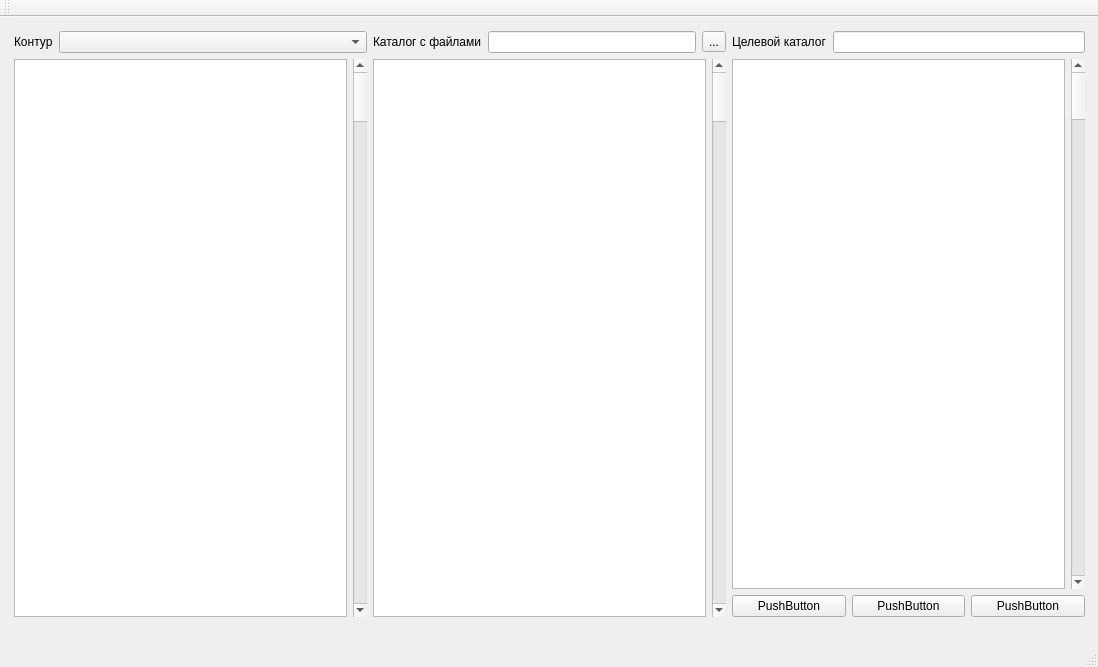
<?xml version="1.0" encoding="UTF-8"?>
<ui version="4.0">
 <class>MainWindow</class>
 <widget class="QMainWindow" name="MainWindow">
  <property name="windowModality">
   <enum>Qt::WindowModal</enum>
  </property>
  <property name="geometry">
   <rect>
    <x>0</x>
    <y>0</y>
    <width>1098</width>
    <height>667</height>
   </rect>
  </property>
  <property name="windowTitle">
   <string>CopyFiles</string>
  </property>
  <widget class="QWidget" name="centralWidget">
   <widget class="QWidget" name="horizontalLayoutWidget">
    <property name="geometry">
     <rect>
      <x>9</x>
      <y>9</y>
      <width>1081</width>
      <height>601</height>
     </rect>
    </property>
    <layout class="QHBoxLayout" name="mainLayout">
     <property name="leftMargin">
      <number>5</number>
     </property>
     <property name="topMargin">
      <number>5</number>
     </property>
     <property name="rightMargin">
      <number>5</number>
     </property>
     <property name="bottomMargin">
      <number>10</number>
     </property>
     <item>
      <layout class="QVBoxLayout" name="verticalLayout_2">
       <item>
        <layout class="QVBoxLayout" name="verticalLayout">
         <property name="bottomMargin">
          <number>0</number>
         </property>
         <item>
          <layout class="QHBoxLayout" name="horizontalLayout_3">
           <property name="topMargin">
            <number>0</number>
           </property>
           <item>
            <widget class="QLabel" name="label">
             <property name="sizePolicy">
              <sizepolicy hsizetype="Fixed" vsizetype="Fixed">
               <horstretch>0</horstretch>
               <verstretch>0</verstretch>
              </sizepolicy>
             </property>
             <property name="text">
              <string>Контур</string>
             </property>
            </widget>
           </item>
           <item>
            <widget class="QComboBox" name="comboBox">
             <property name="sizePolicy">
              <sizepolicy hsizetype="Preferred" vsizetype="Fixed">
               <horstretch>0</horstretch>
               <verstretch>0</verstretch>
              </sizepolicy>
             </property>
            </widget>
           </item>
          </layout>
         </item>
         <item>
          <layout class="QHBoxLayout" name="horizontalLayout_4">
           <item>
            <widget class="QListView" name="listView">
             <property name="sizePolicy">
              <sizepolicy hsizetype="Expanding" vsizetype="Expanding">
               <horstretch>0</horstretch>
               <verstretch>0</verstretch>
              </sizepolicy>
             </property>
            </widget>
           </item>
           <item>
            <widget class="QScrollBar" name="verticalScrollBar">
             <property name="orientation">
              <enum>Qt::Vertical</enum>
             </property>
            </widget>
           </item>
          </layout>
         </item>
        </layout>
       </item>
      </layout>
     </item>
     <item>
      <layout class="QVBoxLayout" name="verticalLayout_3">
       <property name="leftMargin">
        <number>0</number>
       </property>
       <item>
        <layout class="QHBoxLayout" name="horizontalLayout">
         <item>
          <widget class="QLabel" name="label_2">
           <property name="text">
            <string>Каталог с файлами</string>
           </property>
          </widget>
         </item>
         <item>
          <widget class="QLineEdit" name="lineEdit"/>
         </item>
         <item>
          <widget class="QToolButton" name="toolButton">
           <property name="text">
            <string>...</string>
           </property>
          </widget>
         </item>
        </layout>
       </item>
       <item>
        <layout class="QHBoxLayout" name="horizontalLayout_2">
         <item>
          <widget class="QListView" name="listView_2">
           <property name="sizePolicy">
            <sizepolicy hsizetype="Expanding" vsizetype="Expanding">
             <horstretch>0</horstretch>
             <verstretch>0</verstretch>
            </sizepolicy>
           </property>
          </widget>
         </item>
         <item>
          <widget class="QScrollBar" name="verticalScrollBar_2">
           <property name="orientation">
            <enum>Qt::Vertical</enum>
           </property>
          </widget>
         </item>
        </layout>
       </item>
      </layout>
     </item>
     <item>
      <layout class="QVBoxLayout" name="verticalLayout_4">
       <property name="rightMargin">
        <number>0</number>
       </property>
       <item>
        <layout class="QHBoxLayout" name="horizontalLayout_5">
         <item>
          <widget class="QLabel" name="label_3">
           <property name="text">
            <string>Целевой каталог</string>
           </property>
          </widget>
         </item>
         <item>
          <widget class="QLineEdit" name="lineEdit_2"/>
         </item>
        </layout>
       </item>
       <item>
        <layout class="QHBoxLayout" name="horizontalLayout_7">
         <property name="leftMargin">
          <number>0</number>
         </property>
         <item>
          <widget class="QListView" name="listView_3">
           <property name="sizePolicy">
            <sizepolicy hsizetype="Expanding" vsizetype="Expanding">
             <horstretch>0</horstretch>
             <verstretch>0</verstretch>
            </sizepolicy>
           </property>
          </widget>
         </item>
         <item>
          <widget class="QScrollBar" name="verticalScrollBar_3">
           <property name="orientation">
            <enum>Qt::Vertical</enum>
           </property>
          </widget>
         </item>
        </layout>
       </item>
       <item>
        <layout class="QHBoxLayout" name="horizontalLayout_6">
         <item>
          <widget class="QPushButton" name="pushButton_2">
           <property name="text">
            <string>PushButton</string>
           </property>
          </widget>
         </item>
         <item>
          <widget class="QPushButton" name="pushButton">
           <property name="text">
            <string>PushButton</string>
           </property>
          </widget>
         </item>
         <item>
          <widget class="QPushButton" name="pushButton_3">
           <property name="text">
            <string>PushButton</string>
           </property>
          </widget>
         </item>
        </layout>
       </item>
      </layout>
     </item>
    </layout>
   </widget>
  </widget>
  <widget class="QMenuBar" name="menuBar">
   <property name="geometry">
    <rect>
     <x>0</x>
     <y>0</y>
     <width>1098</width>
     <height>21</height>
    </rect>
   </property>
  </widget>
  <widget class="QToolBar" name="mainToolBar">
   <attribute name="toolBarArea">
    <enum>TopToolBarArea</enum>
   </attribute>
   <attribute name="toolBarBreak">
    <bool>false</bool>
   </attribute>
  </widget>
  <widget class="QStatusBar" name="statusBar"/>
 </widget>
 <layoutdefault spacing="6" margin="11"/>
 <resources/>
 <connections/>
</ui>
